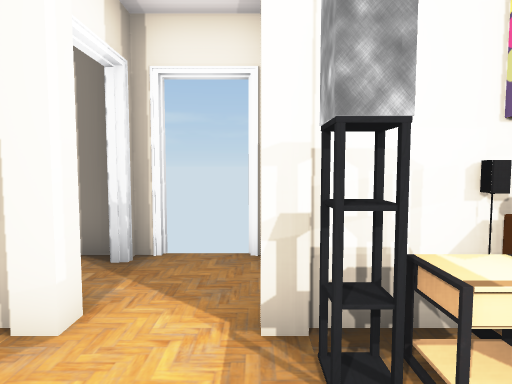
[1] (above)

12 first-person views from a walk through a scene from a Unity 3-D project. The camera is 1.4 m above the floor, tilts 4° down and sees 75° across. The floor is counted in squares, 1 m on a side. Each view is taken from the middle of a square. On the plan, view 1 faces up. The plan holds only what a view shows up to about 15 squares ahead; the rest is blank. Some animated figures are left out. Door leaves are left out, so doorways stand open. Some surface patterns are stand-ins.

[2]
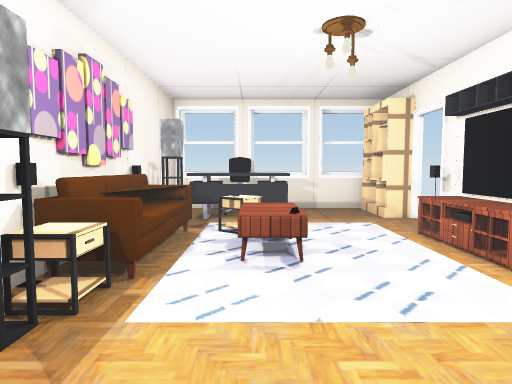

[3]
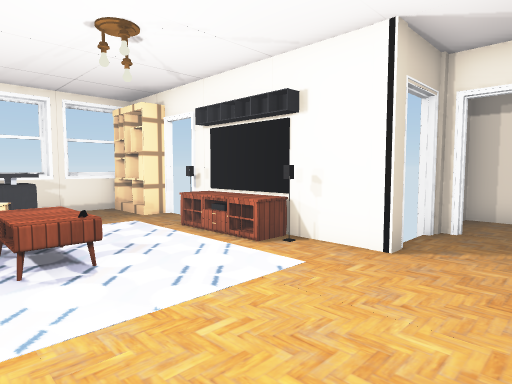

[4]
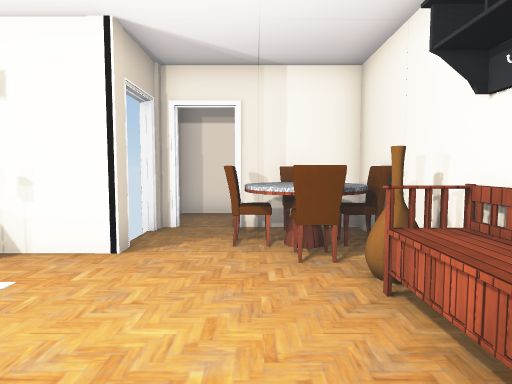

[5]
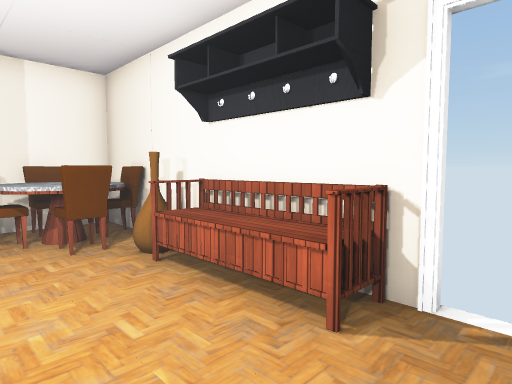

[6]
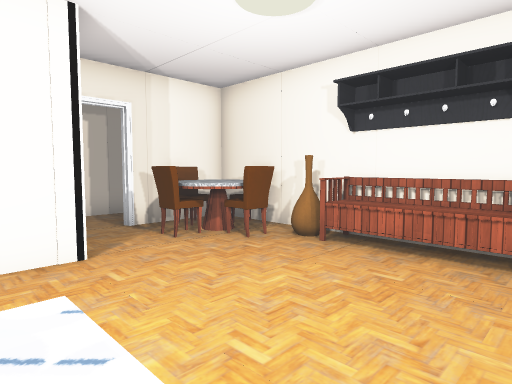

[7]
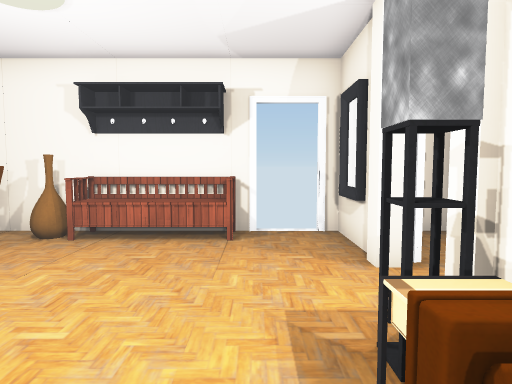

[8]
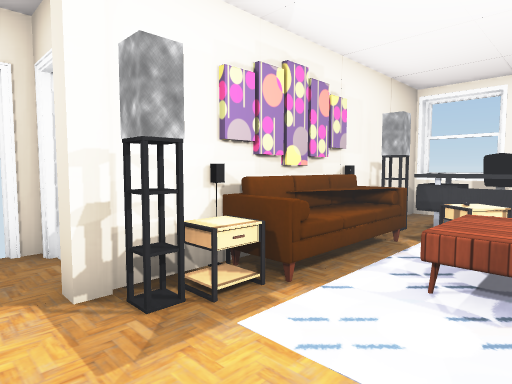

[9]
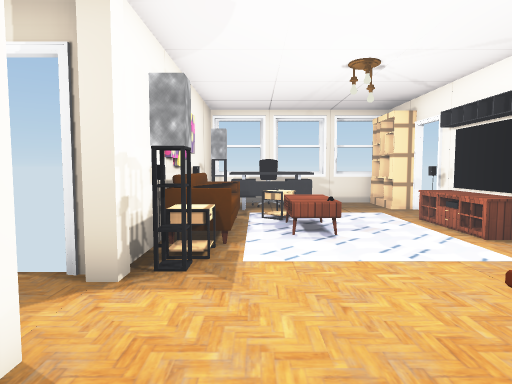

[10]
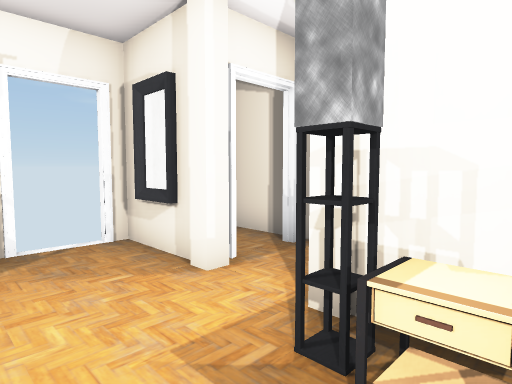

[11]
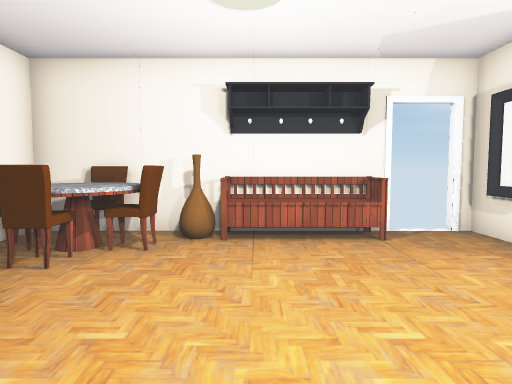

[12]
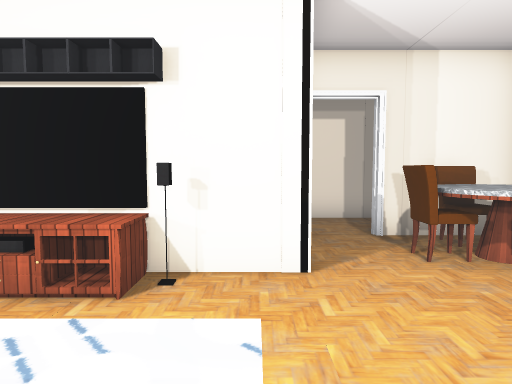

### Floor plan
Points are (right, up) in squares from view 1. A wall is a line through its corners. A room is listed if a view was taken in it or the views show most of it. See-through windows are left out.
Room 1 (views 1, 2, 3, 4, 5, 6, 7, 8, 9, 10, 11, 12)
walls: (0.3, -5.1) (0.3, -4.4) (6, -4.4); (-3.4, 2.8) (-4.5, 2.8) (-4.5, 2.4); (-4.5, 1.1) (-4.5, -6.9) (-1.5, -6.9); (-2.4, 5.3) (-4.1, 5.3); (10.1, -1.8) (10.1, 0.2); (9.8, -3.9) (9.8, 2.8) (0.4, 2.8); (10.1, 1) (10.1, 2.6); (10.1, -4) (10.1, -2.4)
ways out: open door at (-5, 1.5); open door at (-0.4, 4.6); open door at (-0.2, -6.2); open door at (6.5, -5)
objects: table (-4, -6) to (-2, -4); chair (-4, -5); vase (-4, -3); bench (-4, -2) to (-4, 0); chair (-3, -7) to (-3, -6); chair (-3, -4); mirror (-3, 3); chair (-2, -5); pillar (-2, 3); pillar (0, 3); pillar (1, -5); lamp (1, 2); table (2, 2); TV (3, -4) to (4, -4); table (3, -1) to (4, 0); sofa (3, 2) to (6, 2); table (5, -4); table (5, 0) to (6, 1); other object (7, -1) to (7, 1); lamp (7, 2); shelf (8, -4) to (9, -4); chair (8, 0) to (9, 1)

Where each view was taken, in squares from view 1:
view 1: 0 up, 0 right, facing up
view 2: 0 up, 2 left, facing right
view 3: 1 up, 2 left, facing down-right
view 4: 1 up, 2 left, facing down
view 5: 2 up, 1 left, facing down-left
view 6: 1 up, 2 right, facing down-left
view 7: 1 up, 3 right, facing left
view 8: 1 down, 1 left, facing up-right
view 9: 1 up, 4 left, facing right
view 10: 0 up, 2 right, facing up-left
view 11: 2 down, 3 right, facing left
view 12: 0 up, 1 right, facing down
